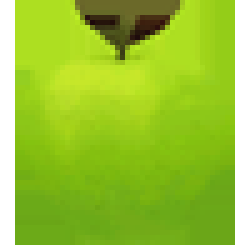
%> input picture resources/Sprites/apple uncut.png, 50 x 50 px (shown 5 times larger)
$ octave blabla.m   (GNU Octave 9; MATLAB toolbox functions it lacks are replaced by stand-ins)
%> lines starting %> are read from the running program, lines starting %| are printed output that depends on the picture
### Motiongenerator.m
function [ fr ] = Motiongenerator(side,fr)
%MOTIONGENERATOR Summary of this function goes here
%   Detailed explanation goes here
ddx=50*rand;
ddy=-150-200*rand;
fr.accel=[ddx ddy];
fr.accelcomp=[-ddx ddy];

dx=((-1)^(round(rand)))*.60+30*rand;
dy=200+160*rand;
fr.speed=[dx dy];
if strcmp(side,'up')
    fr.speed=[dx -dy];
    fr.accel=[ddx ddy];
end

end

### startposition.m
function [ start side ] = startposition()
%STARTPOSITION Summary of this function goes here
%   Detailed explanation goes here
ax=[640 480];

if rand <0.6
    side='down';
else
    side='up';
end

if strcmp(side,'down')
    x=150+0.6*ax(1).*rand;
    y=0;
end
if strcmp(side,'up')
    x=150+0.6*ax(1).*rand;
    y=ax(2);
end
start=[x y];
end

### resources/Sprites/blabla.m

clear
close all
clc

figure
hold on
% axis equal
axis([0 200 0 200])
[sp.apple map alpha] = imread('apple uncut.png');
%> sp.apple is the input picture: size 50x50x3 uint8; mean R, G, B 155.2, 198.4, 57.4
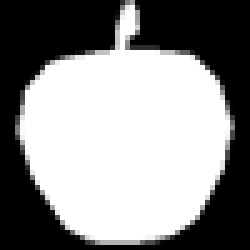
%> alpha: size 50x50 uint8 (shown 5 times larger); min 0, max 255, mean 139.8
%> map = []
app = imshow(sp.apple);


% imshow(apple);
[start side] = startposition();
[sp] = Motiongenerator(side,sp);
%> sp = {accel [21.03 -201.8], accelcomp [-21.03 -201.8], speed [11.55 -325.4]}
dt=0.01
while 1
    sp.speed=sp.speed + sp.accel.*dt;
%> (the run ends here)

$ run again, with resources/Sprites/Watermelon cut 2.png copied over resources/Sprites/apple uncut.png
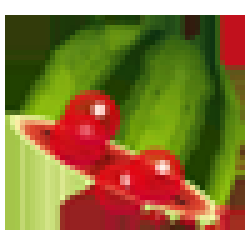
%> input picture resources/Sprites/Watermelon cut 2.png, 50 x 50 px (shown 5 times larger)
%> sp.apple is the input picture: size 50x50x3 uint8; mean R, G, B 146.4, 127.2, 72.6
%> `[sp.apple map alpha] = imread('apple uncut.png');`:
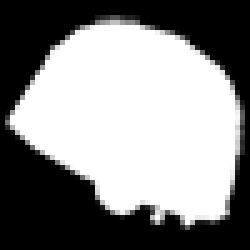
%> alpha: size 50x50 uint8 (shown 5 times larger); min 0, max 255, mean 136.1
%> map = []
%> sp = {accel [21.03 -201.8], accelcomp [-21.03 -201.8], speed [11.55 -325.4]}

$ run again, with resources/Sprites/apple cut 1.png copied over resources/Sprites/apple uncut.png
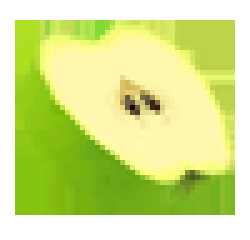
%> input picture resources/Sprites/apple cut 1.png, 50 x 48 px (shown 5 times larger)
%> sp.apple is the input picture: size 48x50x3 uint8; mean R, G, B 210.7, 227.5, 139.8
%> `[sp.apple map alpha] = imread('apple uncut.png');`:
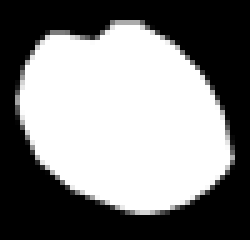
%> alpha: size 48x50 uint8 (shown 5 times larger); min 0, max 255, mean 129.9
%> map = []
%> sp = {accel [21.03 -201.8], accelcomp [-21.03 -201.8], speed [11.55 -325.4]}
